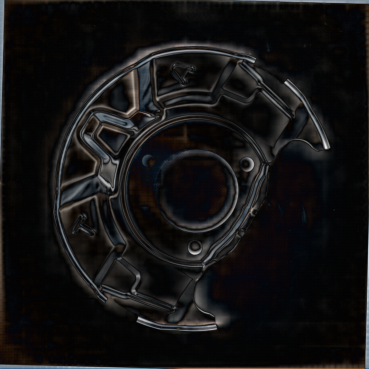
#> input picture splash/anomaly-detection/data/2 copy 2.png, 369 x 369 px
$ python -i edge_filter.py   (imports and definitions only)
#> lines starting #> are read from the running program, lines starting #| are printed output that depends on the picture
#!/usr/bin/env python3
# -*- coding: utf-8 -*-

import cv2

def extract_edges(img, use_clahe=True, low_thresh=30, high_thresh=150):
    """
    エッジ抽出（前処理込み）
    Args:
        img (np.ndarray): 位置合わせ後のグレースケール画像
        use_clahe (bool): コントラスト強調の有無
        low_thresh (int): Canny下限しきい値
        high_thresh (int): Canny上限しきい値
    Returns:
        edges (np.ndarray): エッジ抽出後の画像（2値）
    """
#> called with use_clahe = True, low_thresh = 30, high_thresh = 150
    # ノイズ除去
    blurred = cv2.bilateralFilter(img, d=9, sigmaColor=75, sigmaSpace=75)
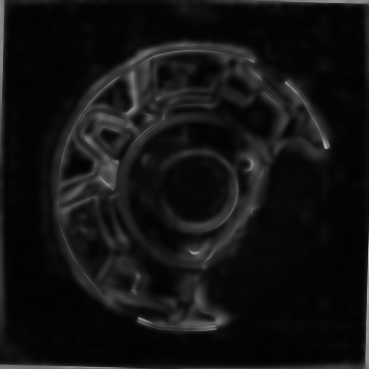
#> blurred: shape (369, 369); min 2, max 174, mean 18.3

    # CLAHEで局所コントラスト強調
    if use_clahe:
        clahe = cv2.createCLAHE(clipLimit=3.0, tileGridSize=(8, 8))
        processed = clahe.apply(blurred)
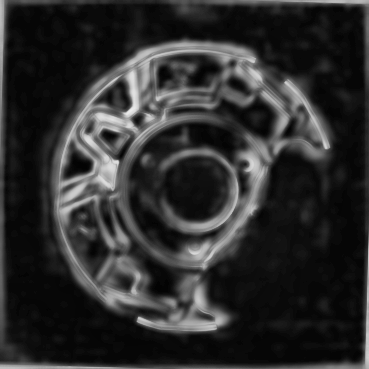
#> processed: shape (369, 369); min 2, max 235, mean 45.2
    else:
        processed = blurred

    # Cannyでエッジ抽出
    edges = cv2.Canny(processed, threshold1=low_thresh, threshold2=high_thresh)
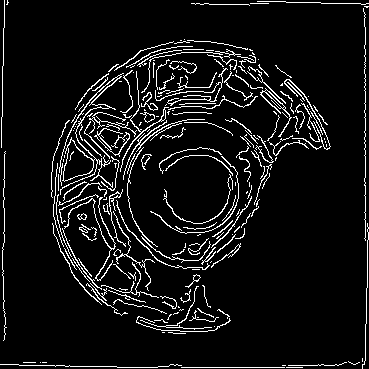
#> edges: shape (369, 369); 7.5% white in thin lines or dots

    return edges

>>> import cv2
>>> picture = cv2.imread('../../anomaly-detection/data/2 copy 2.png', cv2.IMREAD_GRAYSCALE)
>>> result = extract_edges(picture)
